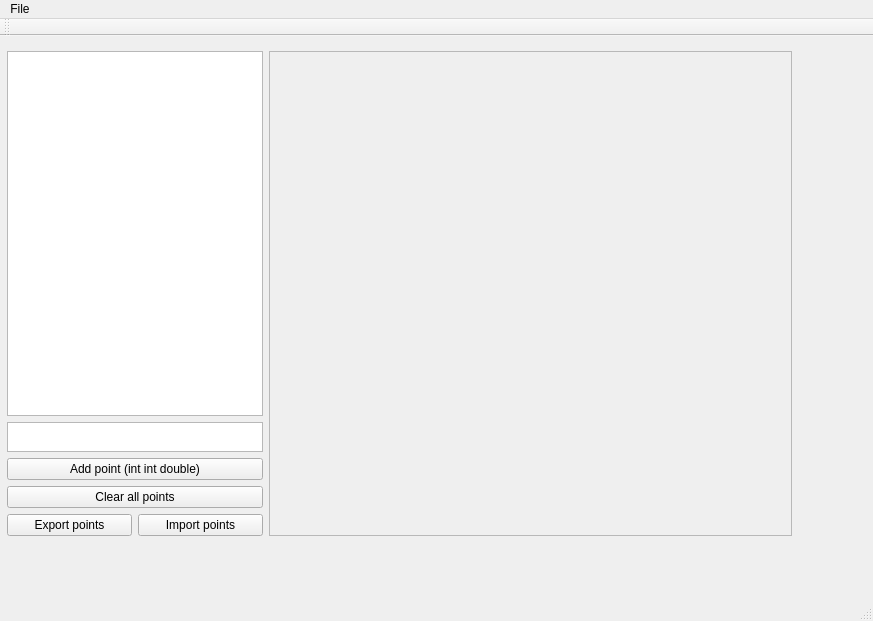
<?xml version="1.0" encoding="UTF-8"?>
<ui version="4.0">
 <class>EditorGuiClass</class>
 <widget class="QMainWindow" name="EditorGuiClass">
  <property name="geometry">
   <rect>
    <x>0</x>
    <y>0</y>
    <width>873</width>
    <height>621</height>
   </rect>
  </property>
  <property name="windowTitle">
   <string>EditorGui</string>
  </property>
  <widget class="QWidget" name="centralWidget">
   <property name="sizePolicy">
    <sizepolicy hsizetype="MinimumExpanding" vsizetype="MinimumExpanding">
     <horstretch>0</horstretch>
     <verstretch>0</verstretch>
    </sizepolicy>
   </property>
   <widget class="QWidget" name="gridLayoutWidget">
    <property name="geometry">
     <rect>
      <x>4</x>
      <y>12</y>
      <width>791</width>
      <height>491</height>
     </rect>
    </property>
    <layout class="QGridLayout" name="mainGrid" columnstretch="0,1">
     <property name="sizeConstraint">
      <enum>QLayout::SetMaximumSize</enum>
     </property>
     <property name="leftMargin">
      <number>3</number>
     </property>
     <property name="topMargin">
      <number>3</number>
     </property>
     <property name="rightMargin">
      <number>3</number>
     </property>
     <property name="bottomMargin">
      <number>3</number>
     </property>
     <item row="0" column="0">
      <layout class="QVBoxLayout" name="verticalLayout">
       <property name="sizeConstraint">
        <enum>QLayout::SetFixedSize</enum>
       </property>
       <item>
        <widget class="QTableWidget" name="pointsList">
         <property name="sizePolicy">
          <sizepolicy hsizetype="MinimumExpanding" vsizetype="MinimumExpanding">
           <horstretch>0</horstretch>
           <verstretch>0</verstretch>
          </sizepolicy>
         </property>
        </widget>
       </item>
       <item>
        <widget class="QPlainTextEdit" name="newPointText">
         <property name="maximumSize">
          <size>
           <width>16777215</width>
           <height>30</height>
          </size>
         </property>
        </widget>
       </item>
       <item>
        <widget class="QPushButton" name="addPointButton">
         <property name="text">
          <string>Add point (int int double)</string>
         </property>
        </widget>
       </item>
       <item>
        <widget class="QPushButton" name="clearPointsButton">
         <property name="text">
          <string>Clear all points</string>
         </property>
        </widget>
       </item>
       <item>
        <layout class="QHBoxLayout" name="horizontalLayout">
         <item>
          <widget class="QPushButton" name="exportPointsButton">
           <property name="text">
            <string>Export points</string>
           </property>
          </widget>
         </item>
         <item>
          <widget class="QPushButton" name="importPointsButton">
           <property name="text">
            <string>Import points</string>
           </property>
          </widget>
         </item>
        </layout>
       </item>
      </layout>
     </item>
     <item row="0" column="1">
      <widget class="QScrollArea" name="scrollArea">
       <property name="sizePolicy">
        <sizepolicy hsizetype="MinimumExpanding" vsizetype="MinimumExpanding">
         <horstretch>0</horstretch>
         <verstretch>0</verstretch>
        </sizepolicy>
       </property>
       <property name="widgetResizable">
        <bool>true</bool>
       </property>
       <widget class="DrawingArea" name="drawingArea">
        <property name="geometry">
         <rect>
          <x>0</x>
          <y>0</y>
          <width>519</width>
          <height>483</height>
         </rect>
        </property>
        <property name="sizePolicy">
         <sizepolicy hsizetype="MinimumExpanding" vsizetype="MinimumExpanding">
          <horstretch>0</horstretch>
          <verstretch>0</verstretch>
         </sizepolicy>
        </property>
       </widget>
      </widget>
     </item>
    </layout>
   </widget>
  </widget>
  <widget class="QMenuBar" name="menuBar">
   <property name="geometry">
    <rect>
     <x>0</x>
     <y>0</y>
     <width>873</width>
     <height>25</height>
    </rect>
   </property>
   <widget class="QMenu" name="menuFile">
    <property name="title">
     <string>File</string>
    </property>
    <addaction name="actionVlose"/>
    <addaction name="separator"/>
    <addaction name="actionClose"/>
   </widget>
   <addaction name="menuFile"/>
  </widget>
  <widget class="QToolBar" name="mainToolBar">
   <attribute name="toolBarArea">
    <enum>TopToolBarArea</enum>
   </attribute>
   <attribute name="toolBarBreak">
    <bool>false</bool>
   </attribute>
  </widget>
  <widget class="QStatusBar" name="statusBar"/>
  <action name="actionVlose">
   <property name="text">
    <string>Save</string>
   </property>
  </action>
  <action name="actionClose">
   <property name="text">
    <string>Close</string>
   </property>
  </action>
 </widget>
 <layoutdefault spacing="6" margin="11"/>
 <customwidgets>
  <customwidget>
   <class>DrawingArea</class>
   <extends>QWidget</extends>
   <header>DrawingArea.h</header>
   <container>1</container>
  </customwidget>
 </customwidgets>
 <resources>
  <include location="EditorGui.qrc"/>
 </resources>
 <connections/>
</ui>
